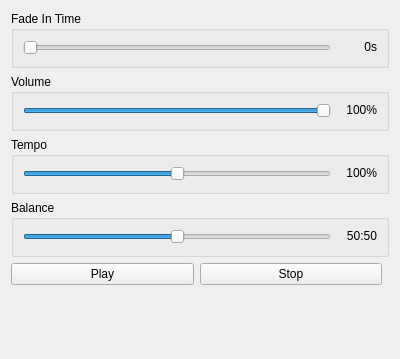
<?xml version="1.0" encoding="UTF-8"?>
<ui version="4.0">
 <class>PickerAudioWidget</class>
 <widget class="QWidget" name="PickerAudioWidget">
  <property name="geometry">
   <rect>
    <x>0</x>
    <y>0</y>
    <width>400</width>
    <height>359</height>
   </rect>
  </property>
  <property name="windowTitle">
   <string>Form</string>
  </property>
  <layout class="QGridLayout" name="gridLayout_5">
   <item row="4" column="0">
    <layout class="QHBoxLayout" name="layoutPlay">
     <item>
      <widget class="QPushButton" name="buttonPlay">
       <property name="text">
        <string>Play</string>
       </property>
       <property name="autoDefault">
        <bool>false</bool>
       </property>
      </widget>
     </item>
     <item>
      <widget class="QPushButton" name="buttonStop">
       <property name="text">
        <string>Stop</string>
       </property>
       <property name="autoDefault">
        <bool>false</bool>
       </property>
      </widget>
     </item>
     <item>
      <spacer name="spacerPlay">
       <property name="orientation">
        <enum>Qt::Horizontal</enum>
       </property>
      </spacer>
     </item>
    </layout>
   </item>
   <item row="5" column="0">
    <widget class="QLabel" name="labelStatus">
     <property name="wordWrap">
      <bool>true</bool>
     </property>
    </widget>
   </item>
   <item row="0" column="0">
    <widget class="QGroupBox" name="groupFadeIn">
     <property name="title">
      <string>Fade In Time</string>
     </property>
     <layout class="QGridLayout" name="gridLayout">
      <item row="0" column="0">
       <widget class="RpgSlider" name="sliderFadeIn">
        <property name="maximum">
         <number>10</number>
        </property>
        <property name="value">
         <number>0</number>
        </property>
        <property name="orientation">
         <enum>Qt::Horizontal</enum>
        </property>
       </widget>
      </item>
      <item row="0" column="1">
       <widget class="QLabel" name="labelFadeIn">
        <property name="text">
         <string>0s</string>
        </property>
        <property name="alignment">
         <set>Qt::AlignRight</set>
        </property>
        <property name="minimumSize">
         <size>
          <width>40</width>
          <height>0</height>
         </size>
        </property>
       </widget>
      </item>
     </layout>
    </widget>
   </item>
   <item row="1" column="0">
    <widget class="QGroupBox" name="groupBox">
     <property name="title">
      <string>Volume</string>
     </property>
     <layout class="QGridLayout" name="gridLayout_2">
      <item row="0" column="0">
       <widget class="RpgSlider" name="sliderVolume">
        <property name="maximum">
         <number>100</number>
        </property>
        <property name="value">
         <number>100</number>
        </property>
        <property name="orientation">
         <enum>Qt::Horizontal</enum>
        </property>
       </widget>
      </item>
      <item row="0" column="1">
       <widget class="QLabel" name="labelVolume">
        <property name="text">
         <string>100%</string>
        </property>
        <property name="alignment">
         <set>Qt::AlignRight</set>
        </property>
        <property name="minimumSize">
         <size>
          <width>40</width>
          <height>0</height>
         </size>
        </property>
       </widget>
      </item>
     </layout>
    </widget>
   </item>
   <item row="2" column="0">
    <widget class="QGroupBox" name="groupBox_2">
     <property name="title">
      <string>Tempo</string>
     </property>
     <layout class="QGridLayout" name="gridLayout_3">
      <item row="0" column="0">
       <widget class="RpgSlider" name="sliderTempo">
        <property name="minimum">
         <number>50</number>
        </property>
        <property name="maximum">
         <number>150</number>
        </property>
        <property name="value">
         <number>100</number>
        </property>
        <property name="orientation">
         <enum>Qt::Horizontal</enum>
        </property>
       </widget>
      </item>
      <item row="0" column="1">
       <widget class="QLabel" name="labelTempo">
        <property name="text">
         <string>100%</string>
        </property>
        <property name="alignment">
         <set>Qt::AlignRight</set>
        </property>
        <property name="minimumSize">
         <size>
          <width>40</width>
          <height>0</height>
         </size>
        </property>
       </widget>
      </item>
     </layout>
    </widget>
   </item>
   <item row="3" column="0">
    <widget class="QGroupBox" name="groupBox_3">
     <property name="title">
      <string>Balance</string>
     </property>
     <layout class="QGridLayout" name="gridLayout_4">
      <item row="0" column="0">
       <widget class="RpgSlider" name="sliderBalance">
        <property name="maximum">
         <number>100</number>
        </property>
        <property name="value">
         <number>50</number>
        </property>
        <property name="orientation">
         <enum>Qt::Horizontal</enum>
        </property>
       </widget>
      </item>
      <item row="0" column="1">
       <widget class="QLabel" name="labelBalance">
        <property name="text">
         <string>50:50</string>
        </property>
        <property name="alignment">
         <set>Qt::AlignRight</set>
        </property>
        <property name="minimumSize">
         <size>
          <width>40</width>
          <height>0</height>
         </size>
        </property>
       </widget>
      </item>
     </layout>
    </widget>
   </item>
  </layout>
 </widget>
 <customwidgets>
  <customwidget>
   <class>RpgSlider</class>
   <extends>QSlider</extends>
   <header>ui/common/rpg_slider.h</header>
  </customwidget>
 </customwidgets>
 <resources/>
 <connections/>
</ui>
